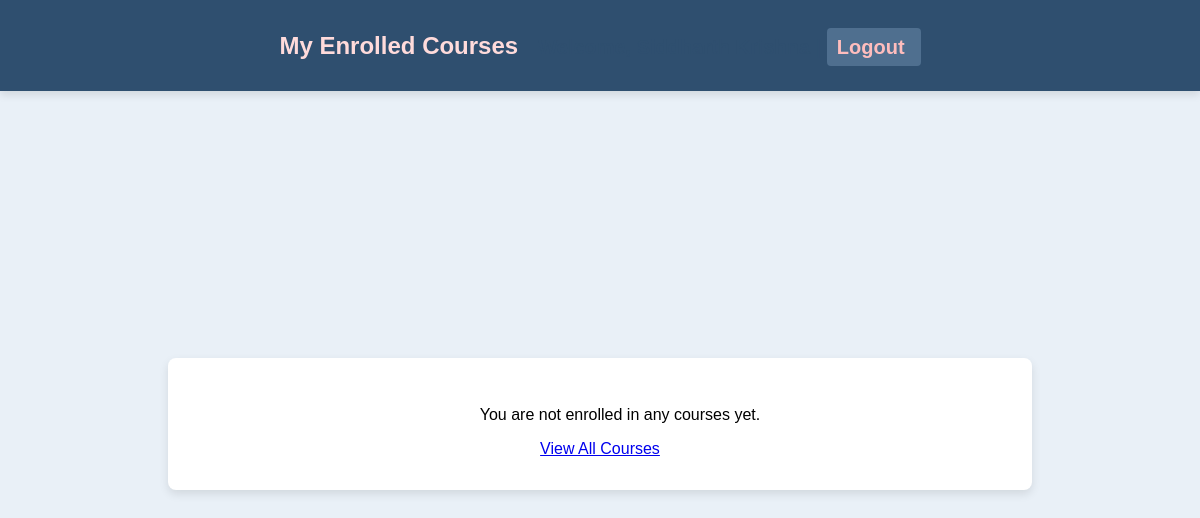
Page /student/my_courses (signed in) on the earlier database version.
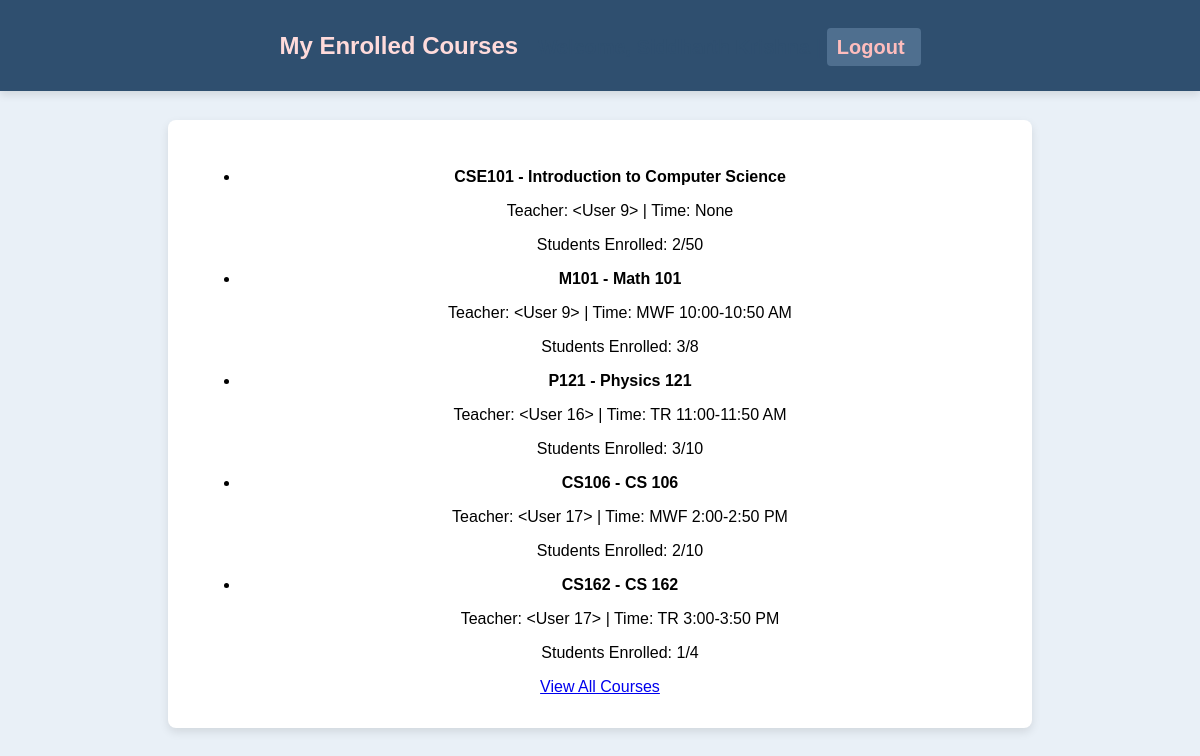
Same page on the later database version.
### app.py (models this page shows)
class Course(db.Model):
    id = db.Column(db.Integer, primary_key=True)
    course_code = db.Column(db.String(10))
    course_name = db.Column(db.String(100))
    capacity = db.Column(db.Integer)
    teacher_id = db.Column(db.Integer, db.ForeignKey('user.id'), nullable=True)
    teacher = db.relationship('User', backref='teaching_courses', foreign_keys=[teacher_id])
    time = db.Column(db.String(50))
    enrolled_count = db.Column(db.Integer, default=0)

### app.py (the view)
@app.route('/student/my_courses')
@login_required
def my_courses():
    if current_user.role != 'student':
        flash("Access denied: Only students can view this page.", "danger")
        return redirect(url_for('login'))
    enrollments = Enrollment.query.filter_by(user_id=current_user.id).all()
    enrolled_courses = [Course.query.get(enrollment.course_id) for enrollment in enrollments]
    return render_template('my_courses.html', courses=enrolled_courses)

### app.py (called while the page is built)
@login_manager.user_loader
def load_user(user_id):
    return User.query.get(int(user_id))

### templates/my_courses.html (shortened to what this page needs)
<!DOCTYPE html>
<html lang="en">
<head>
    <link rel="stylesheet" href="{{ url_for('static', filename='styles.css') }}">
</head>
<body>
    <div class="header">
        <h1>My Enrolled Courses</h1>
        <p class="welcome-message">Welcome, {{ current_user.username }} | <a href="{{ url_for('logout') }}" class="sign-out">Logout</a></p>
    </div>
    <div class="container">
        <ul>
            {% if courses %}
                {% for course in courses %}
                <li>
                    <strong>{{ course.course_code }} - {{ course.course_name }}</strong>
                    <p>Teacher: {{ course.teacher }} | Time: {{ course.time }}</p>
                    <p>Students Enrolled: {{ course.enrolled_count }}/{{ course.capacity }}</p>
                </li>
                {% endfor %}
            {% else %}
                <p>You are not enrolled in any courses yet.</p>
            {% endif %}
        </ul>
        <a href="{{ url_for('student_courses') }}" class="button">View All Courses</a>
    </div>
</body>
</html>

Differences in the rows shown:
now on this page (row edited): Course: course_code "CSE101", course_name "Introduction to Computer Science", teacher "<User 9>", time "None", enrolled_count "2", capacity "50"
now on this page (row edited): Course: course_code "M101", course_name "Math 101", teacher "<User 9>", time "MWF 10:00-10:50 AM", enrolled_count "3", capacity "8"
now on this page (row edited): Course: course_code "P121", course_name "Physics 121", teacher "<User 16>", time "TR 11:00-11:50 AM", enrolled_count "3", capacity "10"
now on this page (row edited): Course: course_code "CS106", course_name "CS 106", teacher "<User 17>", time "MWF 2:00-2:50 PM", enrolled_count "2", capacity "10"
now on this page (row edited): Course: course_code "CS162", course_name "CS 162", teacher "<User 17>", time "TR 3:00-3:50 PM", enrolled_count "1", capacity "4"
Other differences:
text no longer shown: "You are not enrolled in any courses yet."
